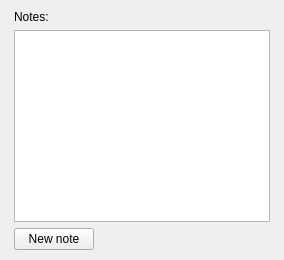
     <widget class="QWidget" name="notesTab">
      <attribute name="title">
       <string>Notes</string>
      </attribute>
      <layout class="QVBoxLayout" name="verticalLayout_4">
       <property name="leftMargin">
        <number>14</number>
       </property>
       <property name="topMargin">
        <number>10</number>
       </property>
       <property name="rightMargin">
        <number>14</number>
       </property>
       <property name="bottomMargin">
        <number>10</number>
       </property>
       <item>
        <layout class="QVBoxLayout" name="notesLayout">
         <item>
          <widget class="QLabel" name="label_30">
           <property name="text">
            <string>Notes:</string>
           </property>
          </widget>
         </item>
         <item>
          <widget class="QTextEdit" name="notes_1"/>
         </item>
        </layout>
       </item>
       <item>
        <layout class="QHBoxLayout" name="horizontalLayout_28">
         <item>
          <widget class="QPushButton" name="add_note">
           <property name="text">
            <string>New note</string>
           </property>
           <property name="icon">
            <iconset resource="resource.qrc">
             <normaloff>:/list-add</normaloff>:/list-add</iconset>
           </property>
          </widget>
         </item>
         <item>
          <spacer name="horizontalSpacer_2">
           <property name="orientation">
            <enum>Qt::Horizontal</enum>
           </property>
           <property name="sizeHint" stdset="0">
            <size>
             <width>40</width>
             <height>20</height>
            </size>
           </property>
          </spacer>
         </item>
        </layout>
       </item>
      </layout>
     </widget>
